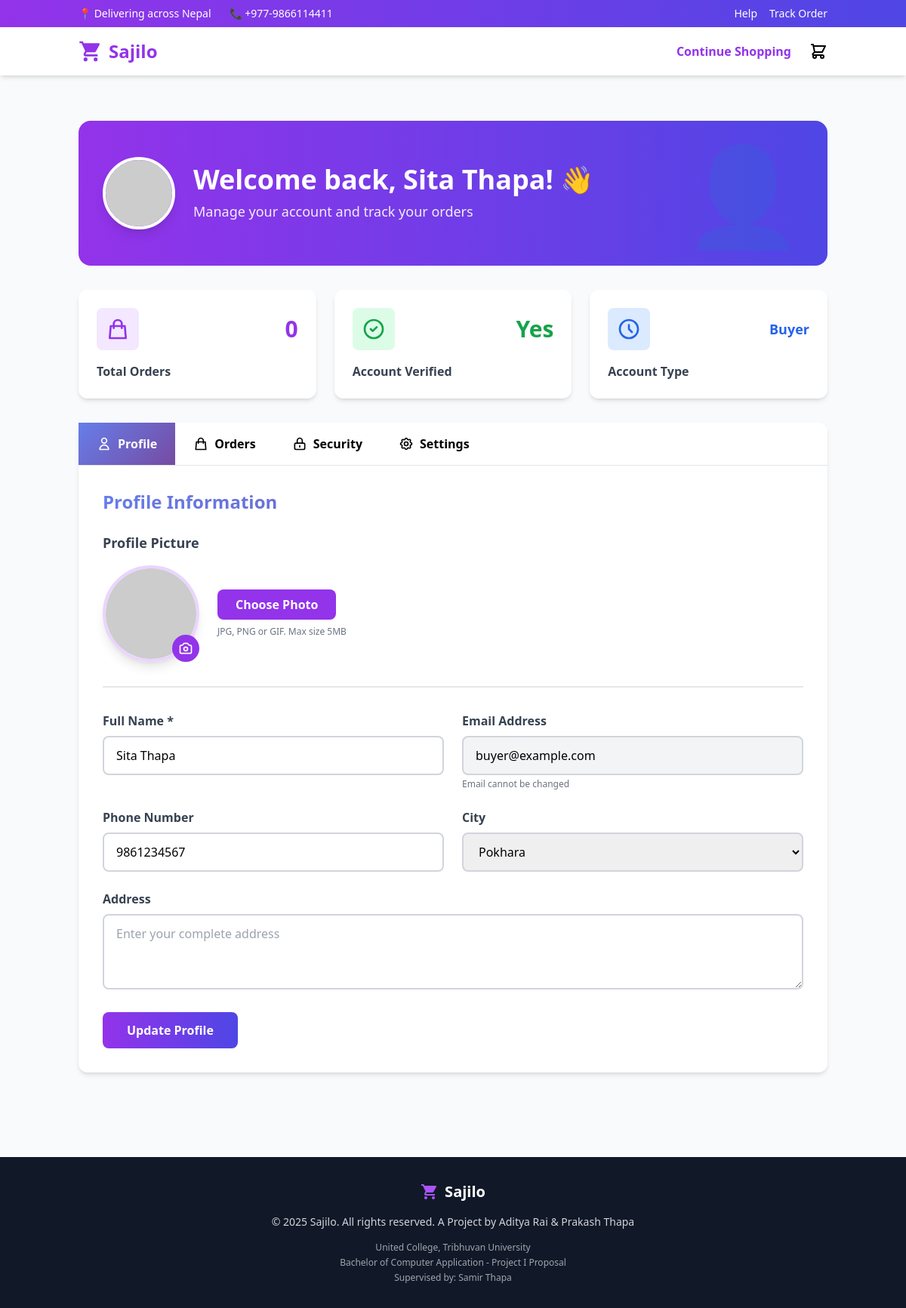
The app's page /account.php (signed in) with its own data.
### tables this page shows
CREATE TABLE `users` (
  `user_id` int(11) NOT NULL,
  `username` varchar(50) NOT NULL,
  `email` varchar(100) NOT NULL,
  `password` varchar(255) NOT NULL,
  `full_name` varchar(100) NOT NULL,
  `phone` varchar(15) DEFAULT NULL,
  `role` enum('buyer','seller','admin') DEFAULT 'buyer',
  `address` text DEFAULT NULL,
  `city` varchar(50) DEFAULT NULL,
  `profile_image` varchar(255) DEFAULT 'default-avatar.png',
  `is_verified` tinyint(1) DEFAULT 0,
  `verification_token` varchar(255) DEFAULT NULL,
  `reset_token` varchar(255) DEFAULT NULL,
  `reset_token_expiry` datetime DEFAULT NULL,
  `created_at` timestamp NOT NULL DEFAULT current_timestamp(),
  `updated_at` timestamp NOT NULL DEFAULT current_timestamp() ON UPDATE current_timestamp()
);

### config/database.php (called while the page is built, shortened)
<?php
$conn = null;
function db_execute($sql, $types = "", $params = []) {
    global $conn;
    $stmt = $conn->prepare($sql);
    if (!empty($types) && !empty($params)) {
        $stmt->bind_param($types, ...$params);
    }
    if (!$stmt->execute()) {
        error_log("Execute failed: " . $stmt->error);
        return false;
    }
    return $stmt;
}
function db_fetch_one($sql, $types = "", $params = []) {
    $stmt = db_execute($sql, $types, $params);
    $result = $stmt->get_result();
    $row = $result->fetch_assoc();
    return $row;
}
function db_fetch_all($sql, $types = "", $params = []) {
    $stmt = db_execute($sql, $types, $params);
    $result = $stmt->get_result();
    $rows = $result->fetch_all(MYSQLI_ASSOC);
    return $rows;
}
?>

### includes/session.php (called while the page is built, shortened)
<?php
function is_logged_in() {
    return isset($_SESSION['user_id']) && !empty($_SESSION['user_id']);
}
function get_user_id() {
    return $_SESSION['user_id'] ?? null;
}
function get_user() {
    $sql = "SELECT * FROM users WHERE user_id = ?";
    return db_fetch_one($sql, "i", [get_user_id()]);
}
?>

### includes/functions.php (called while the page is built, shortened)
<?php
function clean($string) {
    return htmlspecialchars($string, ENT_QUOTES, 'UTF-8');
}
?>

### account.php (the view, shortened to what this page needs)
<?php
$user_id = get_user_id();
$user = get_user();
$sql = "SELECT * FROM orders WHERE buyer_id = ? ORDER BY created_at DESC LIMIT 5";
$recent_orders = db_fetch_all($sql, "i", [$user_id]);
?>
<!DOCTYPE html>
<html lang="en">
<head>
    <script src="https://cdn.tailwindcss.com"></script>
</head>
<body class="bg-gray-50">
    <header class="bg-white shadow-md fixed top-0 left-0 right-0 z-50">
        <div class="bg-gradient-to-r from-purple-600 to-indigo-600 text-white py-2">
            <div class="container mx-auto px-4 flex justify-between items-center text-sm">
                <div class="flex items-center gap-6">
                    <span class="hidden md:inline">📍 Delivering across Nepal</span>
                    <span class="hidden md:inline">📞 +977-9866114411</span>
                </div>
                <div class="flex items-center gap-4">
                    <a href="#" class="hover:underline">Help</a>
                    <a href="#" class="hover:underline">Track Order</a>
                </div>
            </div>
        </div>
        <nav class="container mx-auto px-4 py-4">
            <div class="flex items-center justify-between">
                <a href="project.php" class="flex items-center gap-2 text-2xl font-bold text-purple-600">
                    <span>Sajilo</span>
                </a>
                <div class="flex items-center gap-6">
                    <a href="project.php" class="text-purple-600 hover:underline font-semibold">Continue Shopping</a>
                    <a href="cart.php" class="flex items-center hover:text-purple-600 transition relative">
                        <svg class="w-6 h-6" fill="none" stroke="currentColor" viewBox="0 0 24 24">
                            <path stroke-linecap="round" stroke-linejoin="round" stroke-width="2" d="M3 3h2l.4 2M7 13h10l4-8H5.4M7 13L5.4 5M7 13l-2.293 2.293c-.63.63-.184 1.707.707 1.707H17m0 0a2 2 0 100 4 2 2 0 000-4zm-8 2a2 2 0 11-4 0 2 2 0 014 0z"/>
                        </svg>
                    </a>
                </div>
            </div>
        </nav>
    </header>
    <div class="h-32"></div>
    <div class="container mx-auto px-4 py-8">
        <div class="max-w-6xl mx-auto">
            <div class="account-section bg-gradient-to-r from-purple-600 to-indigo-600 rounded-2xl p-8 mb-8 text-white">
                <div class="flex items-center justify-between">
                    <div class="flex items-center gap-6">
                        <img src="<?= !empty($user['profile_image']) && $user['profile_image'] !== 'default-avatar.png' ? UPLOADS_URL . '/' . $user['profile_image'] : 'https://ui-avatars.com/api/?name=' . urlencode($user['full_name']) . '&size=150&background=ffffff&color=667eea&bold=true' ?>"
                             alt="Profile"
                             class="w-20 h-20 md:w-24 md:h-24 rounded-full border-4 border-white shadow-lg object-cover">
                        <div>
                            <h1 class="text-3xl md:text-4xl font-bold mb-2">Welcome back, <?= clean($user['full_name']) ?>! 👋</h1>
                            <p class="text-lg opacity-90">Manage your account and track your orders</p>
                        </div>
                    </div>
                    <div class="hidden lg:block text-9xl opacity-20">👤</div>
                </div>
            </div>
            <div class="account-section grid grid-cols-1 md:grid-cols-3 gap-6 mb-8">
                <div class="bg-white rounded-xl shadow-md p-6">
                    <div class="flex items-center justify-between mb-4">
                        <div class="bg-purple-100 p-3 rounded-lg">
                            <svg class="w-8 h-8 text-purple-600" fill="none" stroke="currentColor" viewBox="0 0 24 24">
                                <path stroke-linecap="round" stroke-linejoin="round" stroke-width="2" d="M16 11V7a4 4 0 00-8 0v4M5 9h14l1 12H4L5 9z"/>
                            </svg>
                        </div>
                        <span class="text-3xl font-bold text-purple-600"><?= count($recent_orders) ?></span>
                    </div>
                    <h3 class="font-semibold text-gray-700">Total Orders</h3>
                </div>
                <div class="bg-white rounded-xl shadow-md p-6">
                    <div class="flex items-center justify-between mb-4">
                        <div class="bg-green-100 p-3 rounded-lg">
                            <svg class="w-8 h-8 text-green-600" fill="none" stroke="currentColor" viewBox="0 0 24 24">
                                <path stroke-linecap="round" stroke-linejoin="round" stroke-width="2" d="M9 12l2 2 4-4m6 2a9 9 0 11-18 0 9 9 0 0118 0z"/>
                            </svg>
                        </div>
                        <span class="text-3xl font-bold text-green-600"><?= $user['is_verified'] ? 'Yes' : 'No' ?></span>
                    </div>
                    <h3 class="font-semibold text-gray-700">Account Verified</h3>
                </div>
                <div class="bg-white rounded-xl shadow-md p-6">
                    <div class="flex items-center justify-between mb-4">
                        <div class="bg-blue-100 p-3 rounded-lg">
                            <svg class="w-8 h-8 text-blue-600" fill="none" stroke="currentColor" viewBox="0 0 24 24">
                                <path stroke-linecap="round" stroke-linejoin="round" stroke-width="2" d="M12 8v4l3 3m6-3a9 9 0 11-18 0 9 9 0 0118 0z"/>
                            </svg>
                        </div>
                        <span class="text-lg font-bold text-blue-600"><?= ucfirst($user['role']) ?></span>
                    </div>
                    <h3 class="font-semibold text-gray-700">Account Type</h3>
                </div>
            </div>
            <div class="account-section bg-white rounded-xl shadow-md mb-8">
                <div class="flex flex-wrap border-b overflow-x-auto">
                    <button class="tab-btn active px-6 py-4 font-semibold transition" data-tab="profile">
                        <span class="flex items-center gap-2">
                            <svg class="w-5 h-5" fill="none" stroke="currentColor" viewBox="0 0 24 24">
                                <path stroke-linecap="round" stroke-linejoin="round" stroke-width="2" d="M16 7a4 4 0 11-8 0 4 4 0 018 0zM12 14a7 7 0 00-7 7h14a7 7 0 00-7-7z"/>
                            </svg>
                            Profile
                        </span>
                    </button>
                    <button class="tab-btn px-6 py-4 font-semibold transition hover:bg-gray-50" data-tab="orders">
                        <span class="flex items-center gap-2">
                            <svg class="w-5 h-5" fill="none" stroke="currentColor" viewBox="0 0 24 24">
                                <path stroke-linecap="round" stroke-linejoin="round" stroke-width="2" d="M16 11V7a4 4 0 00-8 0v4M5 9h14l1 12H4L5 9z"/>
                            </svg>
                            Orders
                        </span>
                    </button>
                    <button class="tab-btn px-6 py-4 font-semibold transition hover:bg-gray-50" data-tab="security">
                        <span class="flex items-center gap-2">
                            <svg class="w-5 h-5" fill="none" stroke="currentColor" viewBox="0 0 24 24">
                                <path stroke-linecap="round" stroke-linejoin="round" stroke-width="2" d="M12 15v2m-6 4h12a2 2 0 002-2v-6a2 2 0 00-2-2H6a2 2 0 00-2 2v6a2 2 0 002 2zm10-10V7a4 4 0 00-8 0v4h8z"/>
                            </svg>
                            Security
                        </span>
                    </button>
                    <button class="tab-btn px-6 py-4 font-semibold transition hover:bg-gray-50" data-tab="settings">
                        <span class="flex items-center gap-2">
                            Settings
                        </span>
                    </button>
                </div>
                <div id="profile-tab" class="tab-content active p-8">
                    <h2 class="text-2xl font-bold gradient-text mb-6">Profile Information</h2>
                    <div class="mb-8 pb-8 border-b-2 border-gray-200">
                        <h3 class="text-lg font-bold text-gray-700 mb-4">Profile Picture</h3>
                        <div class="flex flex-col md:flex-row items-center gap-6">
                            <div class="relative">
                                <img id="profilePreview"
                                     src="<?= !empty($user['profile_image']) && $user['profile_image'] !== 'default-avatar.png' ? UPLOADS_URL . '/' . $user['profile_image'] : 'https://ui-avatars.com/api/?name=' . urlencode($user['full_name']) . '&size=200&background=667eea&color=fff&bold=true' ?>"
                                     alt="Profile Picture"
                                     class="w-32 h-32 rounded-full object-cover border-4 border-purple-200 shadow-lg">
                                <div class="absolute bottom-0 right-0 bg-purple-600 rounded-full p-2 cursor-pointer hover:bg-purple-700 transition" onclick="document.getElementById('profileImageInput').click()">
                                </div>
                            </div>
                            <div class="flex-1">
                                <form method="POST" action="" enctype="multipart/form-data" id="profileImageForm">
                                    <div class="space-y-2">
                                        <button type="button" onclick="document.getElementById('profileImageInput').click()"
                                                class="bg-purple-600 text-white px-6 py-2 rounded-lg font-semibold hover:bg-purple-700 transition">
                                            Choose Photo
                                        </button>
                                    </div>
                                    <p class="text-xs text-gray-500 mt-2">JPG, PNG or GIF. Max size 5MB</p>
                                </form>
                            </div>
                        </div>
                    </div>
                    <form method="POST" action="" class="space-y-6">
                        <div class="grid md:grid-cols-2 gap-6">
                            <div>
                                <label class="block text-gray-700 font-semibold mb-2">Full Name *</label>
                                <input type="text" name="full_name" value="<?= clean($user['full_name']) ?>" required
                                    class="w-full px-4 py-3 border-2 border-gray-300 rounded-lg focus:outline-none focus:border-purple-500 transition">
                            </div>
                            <div>
                                <label class="block text-gray-700 font-semibold mb-2">Email Address</label>
                                <input type="email" value="<?= clean($user['email']) ?>" disabled
                                    class="w-full px-4 py-3 border-2 border-gray-300 rounded-lg bg-gray-100 cursor-not-allowed">
                                <p class="text-xs text-gray-500 mt-1">Email cannot be changed</p>
                            </div>
                        </div>
                        <div class="grid md:grid-cols-2 gap-6">
                            <div>
                                <label class="block text-gray-700 font-semibold mb-2">Phone Number</label>
                                <input type="tel" name="phone" value="<?= clean($user['phone'] ?? '') ?>"
                                    class="w-full px-4 py-3 border-2 border-gray-300 rounded-lg focus:outline-none focus:border-purple-500 transition"
                                    placeholder="98XXXXXXXX">
                            </div>
                            <div>
                                <label class="block text-gray-700 font-semibold mb-2">City</label>
                                <select name="city" class="w-full px-4 py-3 border-2 border-gray-300 rounded-lg focus:outline-none focus:border-purple-500 transition">
                                    <option value="Pokhara" <?= $user['city'] === 'Pokhara' ? 'selected' : '' ?>>Pokhara</option>
                                </select>
                            </div>
                        </div>
                        <div>
                            <label class="block text-gray-700 font-semibold mb-2">Address</label>
                            <textarea name="address" rows="3"
                                class="w-full px-4 py-3 border-2 border-gray-300 rounded-lg focus:outline-none focus:border-purple-500 transition"
                                placeholder="Enter your complete address"><?= clean($user['address'] ?? '') ?></textarea>
                        </div>
                        <button type="submit"
                            class="bg-gradient-to-r from-purple-600 to-indigo-600 text-white px-8 py-3 rounded-lg font-bold hover:from-purple-700 hover:to-indigo-700 transition">
                            Update Profile
                        </button>
                    </form>
                </div>
            </div>
        </div>
    </div>
    <footer class="bg-gray-900 text-gray-300 py-8 mt-12">
        <div class="container mx-auto px-4 text-center">
            <div class="flex items-center justify-center gap-2 text-xl font-bold text-white mb-4">
                <span><?= SITE_NAME ?></span>
            </div>
            <p class="text-sm mb-4">&copy; <?= PROJECT_YEAR ?> <?= SITE_NAME ?>. All rights reserved. A Project by <?= PROJECT_AUTHORS ?></p>
            <div class="text-xs opacity-75">
                <p><?= PROJECT_INSTITUTION ?></p>
                <p class="mt-1">Bachelor of Computer Application - Project I Proposal</p>
                <p class="mt-1">Supervised by: <?= PROJECT_SUPERVISOR ?></p>
            </div>
        </div>
    </footer>
</body>
</html>

### account.php (style rules this page uses)
.account-section { animation: fadeInUp 0.6s ease-out; }
.gradient-text { background: linear-gradient(135deg, #667eea 0%, #764ba2 100%); -webkit-background-clip: text; -webkit-text-fill-color: transparent; background-clip: text; }
.tab-btn.active { background: linear-gradient(135deg, #667eea 0%, #764ba2 100%); color: white; }
.tab-content { display: none; }
.tab-content.active { display: block; animation: fadeInUp 0.4s ease-out; }

### records on screen
users: full_name "Sita Thapa", role "Buyer", email "buyer@example.com", phone "9861234567", city "Pokhara"

### other values on screen
count($recent_orders) "0"
SITE_NAME "Sajilo"
PROJECT_YEAR "2025"
PROJECT_AUTHORS "Aditya Rai & Prakash Thapa"
PROJECT_INSTITUTION "United College, Tribhuvan University"
PROJECT_SUPERVISOR "Samir Thapa"
